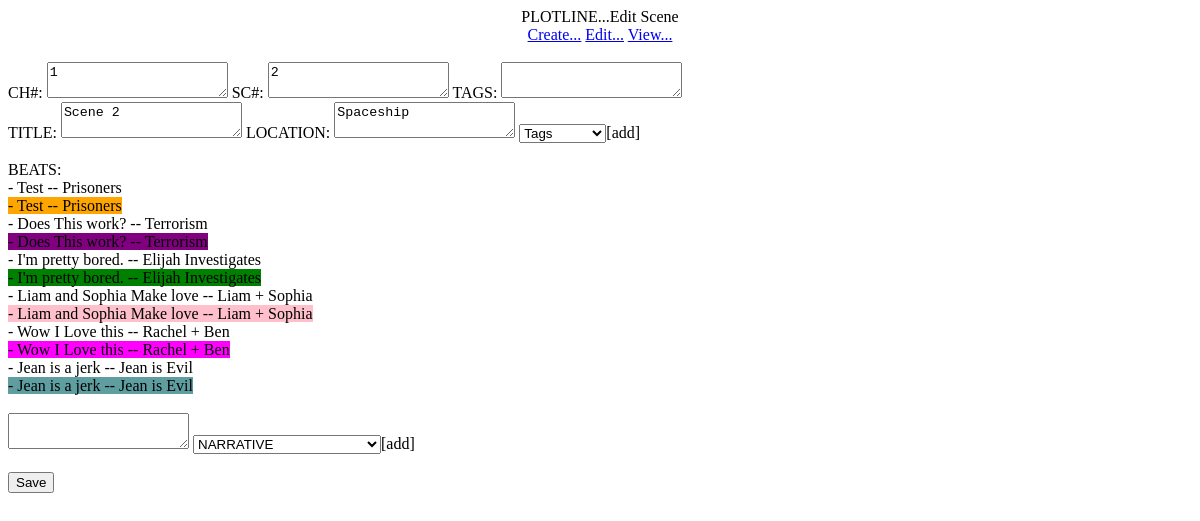
/editscene/89, run on an earlier commit of the app's database.
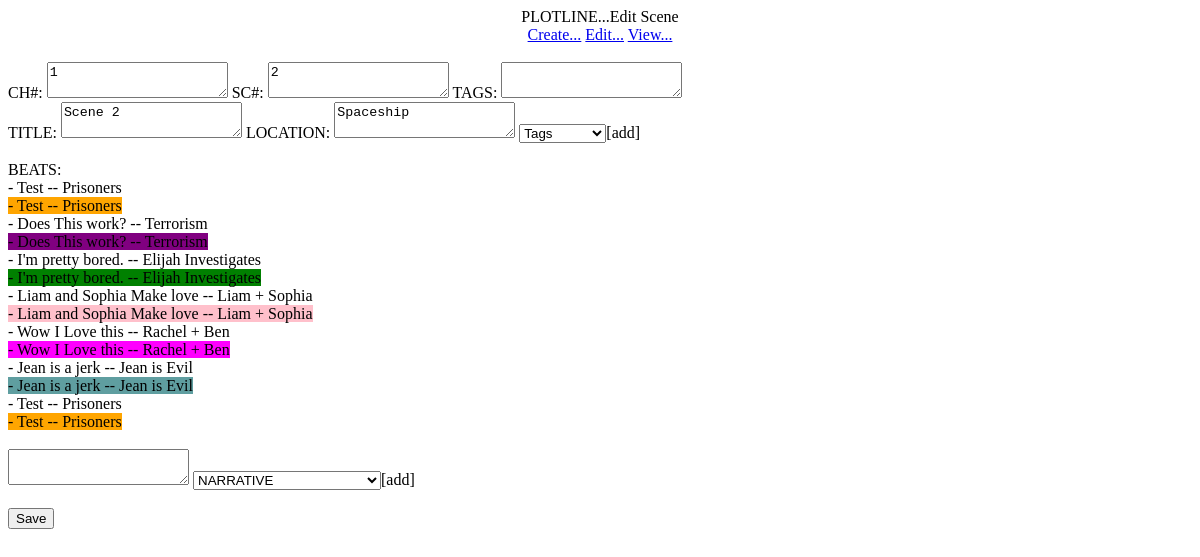
And on a later commit of the database.
### tables this page shows
CREATE TABLE "MAIN" (
	"KEY"	INTEGER UNIQUE,
	"CHAPTER"	INTEGER,
	"SCENE"	INTEGER,
	"TITLE"	TEXT UNIQUE,
	"LOCATION"	TEXT,
	"TAGS"	TEXT,
	PRIMARY KEY("KEY" AUTOINCREMENT)
);

CREATE TABLE "SCENE" (
	"KEY"	INTEGER,
	"NARRATIVE"	TEXT,
	"scene75"	TEXT,
	"scene76"	TEXT,
	"scene77"	TEXT,
	"scene78"	TEXT,
	"scene79"	TEXT,
	"scene80"	TEXT,
	"scene81"	TEXT,
	"scene82"	TEXT,
	"scene83"	TEXT,
	"scene84"	TEXT,
	"scene85"	TEXT
, scene86 TEXT, scene87 TEXT, scene88 TEXT, scene89 TEXT, scene90 TEXT, scene91 TEXT);

### plotline.py (the view)
@app.route('/editscene/<KEY>')
def editscene(KEY):
	key = str(KEY)
	scenenumber = 'scene' + str(KEY)
	import sqlite3
	connection = sqlite3.connect('projdbs/' + database)
	connection.row_factory = sqlite3.Row
	cursor = connection.cursor()
	cursor.execute("SELECT * FROM MAIN WHERE KEY = ?", (key,))
	rows = cursor.fetchall()
	cursor.execute('SELECT * FROM SCENE WHERE ? != "NULL"', (scenenumber,))
	beat = cursor.fetchall()
	return render_template('editscene.html', rows=rows, key=key, beat=beat,\
	 scenenumber=scenenumber)

### templates/editscene.html (shortened to what this page needs)
<!DOCTYPE html PUBLIC "-//W3C//DTD HTML 4.01//EN" "http://www.w3.org/TR/html4/strict.dtd">
<html><head>
</head><body>
<div style="text-align: center;">PLOTLINE...Edit Scene<br>
  <a href="\createscene">Create...</a>
  <a href="\editscene">Edit...</a>
  <a href="\viewoutline">View...</a>
  <br>
  <br>
<div style="text-align: left;">
{% for row in rows %}
<form action="/updatescene/{{key}}" method="post">
  CH#: <textarea input name="CHAPTER">{{row['CHAPTER']}} </textarea>
  SC#: <textarea input name="SCENE">{{row['SCENE']}} </textarea>
  TAGS: <textarea input name="TAGS">{{row['TAGS']}} </textarea>
  <br>
  TITLE: <textarea input name="TITLE">{{row['TITLE']}} </textarea>
  LOCATION: <textarea input name='LOCATION'>{{row['LOCATION']}} </textarea>
  <select name="ADDTAGS" id="ADDTAGS">
  <option value="Tags">Tags</option>
  </select>[add]<br>
  <br>
  BEATS:
  <br>
  {% for row in beat %}
  {% if row[scenenumber] is not none %}
  {% if row['NARRATIVE'] == 'Prisoners' %}
  {% set color = 'Prisoners' %}
  {% elif row['NARRATIVE'] == 'Terrorism' %}
  {% set color = 'Terrorism' %}
  {% elif row['NARRATIVE'] == 'Liam + Sophia' %}
  {% set color = 'LiamSophia' %}
  {% elif row['NARRATIVE'] == 'Emma is a spy' %}
  {% set color = 'Emmaisaspy' %}
  {% elif row['NARRATIVE'] == 'Jean is Evil' %}
  {% set color = 'JeanisEvil' %}
  {% elif row['NARRATIVE'] == 'Elijah Investigates' %}
  {% set color = 'ElijahInvestigates' %}
  {% elif row['NARRATIVE'] == 'Emma is Dead' %}
  {% set color = 'EmmaisDead' %}
  {% elif row['NARRATIVE'] == 'Rachel + Ben' %}
  {% set color = 'RachelBen' %}
  {% elif row['NARRATIVE'] == 'Ben + Sophia' %}
  {% set color = 'BenSophia' %}
  {% elif row['NARRATIVE'] == 'Rachel needs Bens Help' %}
  {% set color = 'RachelneedsBensHelp' %}
  {% elif row['NARRATIVE'] == 'Sophia Investigates Repairs' %}
  {% set color = 'SophiaInvestigatesRepairs' %}
  {% elif row['NARRATIVE'] == 'Liam Investigates Terrorism' %}
  {% set color = 'LiamInvestigatesTerrorism' %}
  {% elif row['NARRATIVE'] == 'Jean + Sophia' %}
  {% set color = 'JeanSophia' %}
  {% elif row['NARRATIVE'] == 'Emma + Jean' %}
  {% set color = 'EmmaJean' %}
  {% elif row['NARRATIVE'] == 'The ONHR' %}
  {% set color = 'TheONHR' %}
  {% elif row['NARRATIVE'] == 'Special' %}
  {% set color = 'Special' %}
  {% endif %}
  <span style="background-color: {{ color }};"> - {{row[scenenumber]}} -- {{row['NARRATIVE']}}</span><br>
  <span class="{{ color }}"> - {{row[scenenumber]}} -- {{row['NARRATIVE']}}</span><br>
  {% endif %}
  {% endfor %}
  <br>
  <textarea input name="BEATS"></textarea>
  <select name="NARRATIVE" id="NARRATIVE">
  <option value="">NARRATIVE</option>
  </select>[add]<br>
  <br>
   <input name="form" value="Save" type="submit">
</form>
{% endfor %}
</div>
</div>
</body></html>

### templates/editscene.html (style rules this page uses)
.Prisoners { background-color: orange; }
.Terrorism { background-color: purple; }
.LiamSophia { background-color: pink; }
.JeanisEvil { background-color: cadetblue; }
.ElijahInvestigates { background-color: green; }
.RachelBen { background-color: fuchsia; }

What changed in the data, as far as the page shows it:
added SCENE: scene89 "Test", NARRATIVE "Prisoners"
